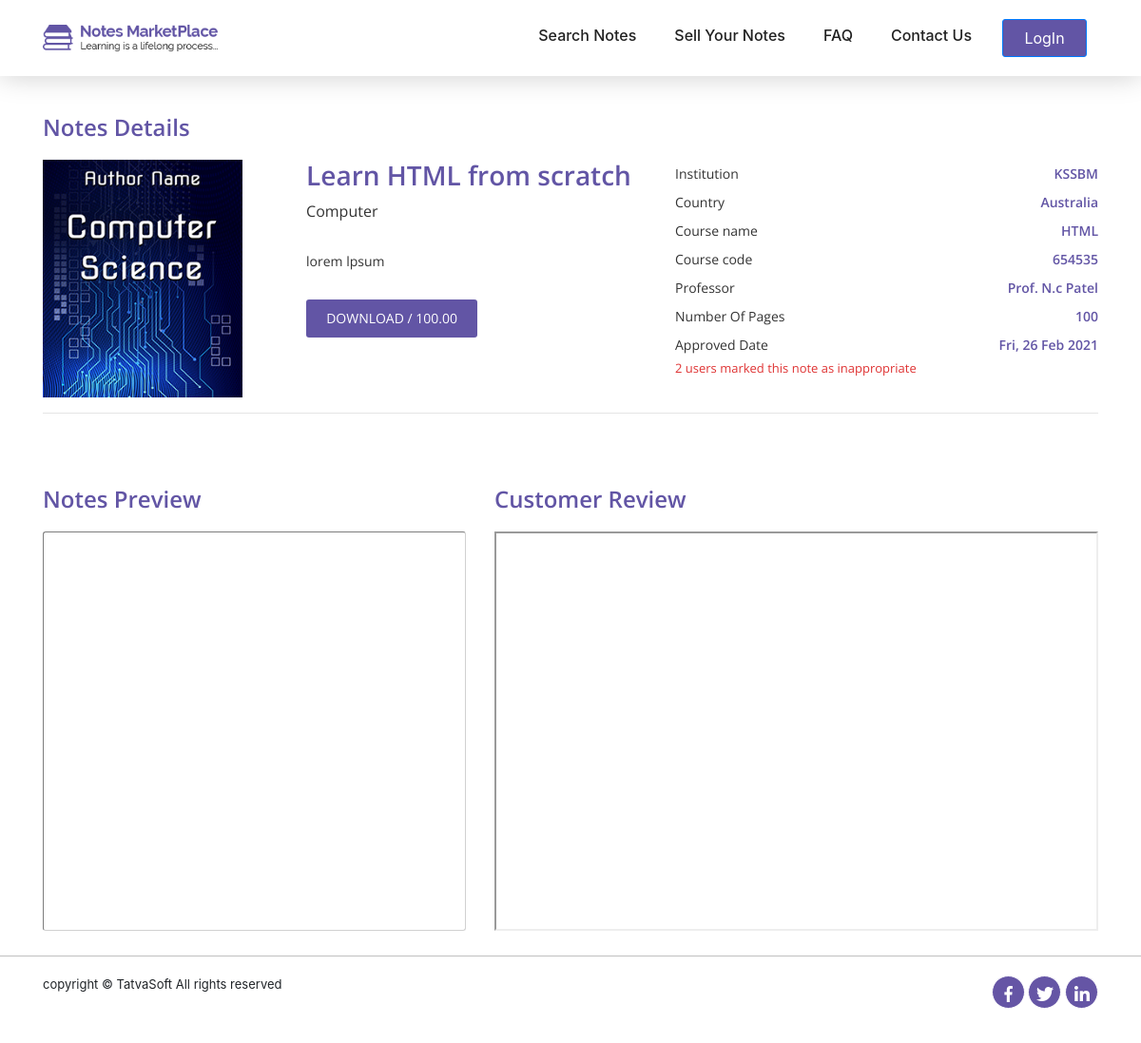
Screenshot of /user/note_details.php?noteid=1 with the database file from the repository.
### tables this page shows
CREATE TABLE `seller_note` (
  `id` int(11) NOT NULL,
  `seller_id` int(11) NOT NULL,
  `status` int(11) NOT NULL,
  `action_by` int(11) DEFAULT NULL,
  `remarks` varchar(255) DEFAULT NULL,
  `published_date` datetime DEFAULT NULL,
  `title` varchar(100) NOT NULL,
  `catagory` int(11) NOT NULL,
  `display_picture` varchar(500) DEFAULT NULL,
  `note_type` int(11) DEFAULT NULL,
  `number_of_pages` int(11) DEFAULT NULL,
  `description` varchar(255) NOT NULL,
  `university` varchar(200) DEFAULT NULL,
  `country` int(11) DEFAULT NULL,
  `course` varchar(100) DEFAULT NULL,
  `course_code` varchar(100) DEFAULT NULL,
  `professor` varchar(100) DEFAULT NULL,
  `ispaid` int(11) NOT NULL,
  `selling_price` decimal(10,2) DEFAULT NULL,
  `notes_preview` varchar(255) DEFAULT NULL,
  `created_date` datetime DEFAULT NULL,
  `created_by` int(11) DEFAULT NULL,
  `modified_date` datetime DEFAULT NULL,
  `modified_by` int(11) DEFAULT NULL,
  `isactive` bit(1) NOT NULL
);

CREATE TABLE `category` (
  `id` int(11) NOT NULL,
  `name` varchar(100) NOT NULL,
  `description` varchar(191) NOT NULL,
  `created_date` datetime DEFAULT NULL,
  `created_by` int(11) DEFAULT NULL,
  `modified_date` datetime DEFAULT NULL,
  `modified_by` int(11) DEFAULT NULL,
  `isactive` bit(1) NOT NULL
);

CREATE TABLE `country` (
  `id` int(11) NOT NULL,
  `name` varchar(100) NOT NULL,
  `country_code` varchar(100) NOT NULL,
  `created_date` datetime DEFAULT NULL,
  `created_by` int(11) DEFAULT NULL,
  `modified_date` datetime DEFAULT NULL,
  `modified_by` int(11) DEFAULT NULL,
  `isactive` bit(1) NOT NULL
);

### user/note_details.php (the view, shortened to what this page needs)
<?php
include "config.php";
$note_id = isset($_GET['noteid']) ? $_GET['noteid'] : " ";
?>
<?php
$get_note_data = mysqli_query($conn, "SELECT sn.seller_id,sn.title,sn.catagory,sn.description,sn.display_picture,sn.note_type,sn.ispaid,sn.selling_price,sn.university,sn.country,c.id,c.name,coun.name as country,sn.course,sn.course_code,sn.Professor,sn.number_of_pages,sn.published_date,sn.notes_preview FROM seller_note sn INNER JOIN category c ON sn.catagory=c.id INNER JOIN country coun ON sn.country=coun.id WHERE sn.id=$note_id");
while ($row = mysqli_fetch_assoc($get_note_data))
{
    $display_pic = $row['display_picture'];
    $price = $row['selling_price'];
    $title = $row['title'];
    $cat_name = $row['name'];
    $desc = $row['description'];
    $ispaid = $row['ispaid'];
    $university = $row['university'];
    $country = $row['country'];
    $course = $row['course'];
    $course_code = $row['course_code'];
    $Professor = $row['Professor'];
    $nop = $row['number_of_pages'];
    $pub_date = $row['published_date'];
    $preview_pic = $row['notes_preview'];
}
?>
<!DOCTYPE html>
<html lang="en">
<head>
  <link rel="stylesheet" href="css/bootstrap/bootstrap.min.css">
  <link rel="stylesheet" href="css/rate/jsRapStar.css">
  <link rel="stylesheet" href="css/custom_css/style.css">
  <link rel="stylesheet" href="css/responsive.css">
</head>
<body>
  <?php include "header.php"; ?>
  <section id="note-details">
    <div class="content-box-md">
      <div class="container">
        <div class="row" style="padding-top: 60px;">
          <div class="col-md-12 col-sm-12 col-12">
            <div class="note-heading">
              <h4>Notes Details</h4>
            </div>
          </div>
        </div>
        <div class="row">
          <div class="col-md-7 col-sm-12 col-12">
            <div id="note-left">
              <div class="row">
                <div class="col-md-5 col-sm-5 col-12">
                  <div class="notes-img">
                    <img src="<?php echo $display_pic; ?>">
                  </div>
                </div>
                <div class="col-md-7 col-sm-7 col-xs-7">
                  <h3><?php echo $title; ?></h3>
                  <span><?php echo $cat_name; ?></span>
                  <p class="left-para"><?php echo $desc; ?> </p>
                  <?php if (isset($_SESSION['login'])) {
                    if ($ispaid == 4) {
                  ?>
                      <button class="download-btn" type="submit" data-toggle="modal" data-target="#confirm-modal">DOWNLOAD / <?php echo $price; ?></button>
                    <?php } else if ($ispaid == 5) { ?>
                      <form action=" " method="post">
                        <button class="download-btn" type="submit" name="freebtn">DOWNLOAD </button>
                      </form>
                    <?php }
                  } else {
                    if ($ispaid == 4) { ?>
                      <button class="download-btn" type="submit" onclick="window.location.href='login.php';">DOWNLOAD / <?php echo $price; ?></button>
                    <?php } else if ($ispaid == 5) { ?>
                      <button class="download-btn" type="submit" onclick="window.location.href='login.php';">DOWNLOAD </button>
                  <?php }
                  } ?>
                </div>
              </div>
            </div>
          </div>
          <div class="col-md-5 col-sm-12 col-xs-12">
            <div id="note-right">
              <table width="100%">
                <tr>
                  <td class="left">Institution</td>
                  <td class="right"><?php echo $university; ?></td>
                </tr>
                <tr>
                  <td class="left">Country</td>
                  <td class="right"><?php echo $country; ?></td>
                </tr>
                <tr>
                  <td class="left">Course name</td>
                  <td class="right"><?php echo $course; ?></td>
                </tr>
                <tr>
                  <td class="left">Course code</td>
                  <td class="right"><?php echo $course_code; ?></td>
                </tr>
                <tr>
                  <td class="left">Professor</td>
                  <td class="right"><?php echo $Professor; ?></td>
                </tr>
                <tr>
                  <td class="left">Number Of Pages</td>
                  <td class="right"><?php echo $nop; ?></td>
                </tr>
                <tr>
                  <td class="left">Approved Date</td>
                  <td class="right"><?php echo date('D, d M Y', strtotime($pub_date)); ?></td>
                </tr>
              </table>
              <?php
                  $report_query=mysqli_query($conn,"SELECT * FROM seller_note_reported WHERE note_id=$note_id");
                  $rep_count=mysqli_num_rows($report_query);
                  if($rep_count>=1)
                  {
                      echo '<p>'.$rep_count.' users marked this note as inappropriate</p>';
                  }
                  else
                  {
                      echo '<p></p>';
                  }
              ?>
            </div>
          </div>
        </div>
        <div class="row">
          <div class="col-md-12">
            <hr>
          </div>
        </div>
      </div>
    </div>
  </section>
  <section id="note-details-bottom">
    <div class="container">
      <div class="row">
        <div class="col-md-5">
          <div class="note-bottom-left">
            <div class="row">
              <div class="col-md-12">
                <div class="note-heading">
                  <h4>Notes Preview</h4>
                </div>
                <div id="Iframe-Cicis-Menu-To-Go" class="set-margin-cicis-menu-to-go set-padding-cicis-menu-to-go set-border-cicis-menu-to-go set-box-shadow-cicis-menu-to-go center-block-horiz">
                  <div class="responsive-wrapper
                                       responsive-wrapper-padding-bottom-90pct" style="-webkit-overflow-scrolling: touch; overflow: auto;">
                    <iframe src="<?php echo $preview_pic; ?>">
                      <p style="font-size: 110%;"><em><strong>ERROR: </strong>
                          An &#105;frame should be displayed here but your browser version does not support &#105;frames.</em> Please update your browser to its most recent version and try again, or access the file <a href="http://unec.edu.az/application/uploads/2014/12/pdf-sample.pdf">with this link.</a></p>
                    </iframe>
                  </div>
                </div>
              </div>
            </div>
          </div>
        </div>
        <div class="col-md-7 col-sm-12 col-xs-12">
          <div id="note-bottom-right">
            <div class="row">
              <div class="col-md-12">
                <div class="note-heading">
                  <h4>Customer Review</h4>
                </div>
                  <iframe src="review.php?noteid=<?php echo $note_id ?>" width="100%" height="420">
                  </iframe>
              </div>
            </div>
          </div>
        </div>
      </div>
    </div>
  </section>
    <?php include "footer.php"; ?>
</body>
</html>

### user/css/custom_css/style.css (style rules this page uses)
html, body { height: 100%; }
.content-box-md { padding: 60px 0; }
* { margin: 0; padding: 0; }
.note-heading h4 { color: #6255a5; font-size: 24px; font-family: 'Open Sans'; line-height: 28px; font-weight: 600; margin-bottom: 20px; }
#note-left .notes-img img { height: 250px; width: 210px; }
#note-left h3 { color: #6255a5; font-size: 28px; font-family: 'Open Sans'; font-weight: 600; }
#note-left span { color: #333333; font-size: 16px; font-family: 'Open Sans'; font-weight: 400; }
#note-left p.left-para { color: #333333; font-size: 14px; font-family: 'Open Sans'; font-weight: 400; margin: 30px 0; }
#note-left .download-btn { background-color: #6255a5; width: 180px; height: 40px; border-radius: 3px; color: #fff; font-size: 14px; border:transparent; font-family: 'Open Sans'; line-height: 22px; }
#note-right td.left { margin-left: 40px; font-family: 'Open Sans'; font-size: 14px; font-weight: 400; line-height: 30px; color: #333333; }
#note-right td.right { text-align: right; margin-left: 40px; font-family: 'Open Sans'; font-size: 14px; font-weight: 600; line-height: 30px; color: #6255a5; }
#note-right p { font-family: 'Open Sans'; color: #df3434; font-size: 13px; }
.set-border-cicis-menu-to-go { border: 1px inset #d1d1d1; border-radius: 3px; height: 420px; }
.responsive-wrapper { position: relative; height: 420px; overflow: hidden; }
.responsive-wrapper img, .responsive-wrapper object, .responsive-wrapper iframe { position: absolute; top: 0; left: 0; width: 100%; height: 100%; border-style: none; padding: 0; margin: 0; }
#Iframe-Cicis-Menu-To-Go { max-width: 666.67px; max-height: 600px; overflow: hidden; }
.responsive-wrapper-padding-bottom-90pct { padding-bottom: 90%; }

### rows the page displays
seller_note: display_picture (picture), title "Learn HTML from scratch", catagory.name "Computer", description "lorem lpsum", selling_price "100.00", university "KSSBM", country.name "Australia", course "HTML", course_code "654535", professor "Prof. N.c Patel", number_of_pages "100", published_date "Fri, 26 Feb 2021"

### other values shown
$rep_count "2"
